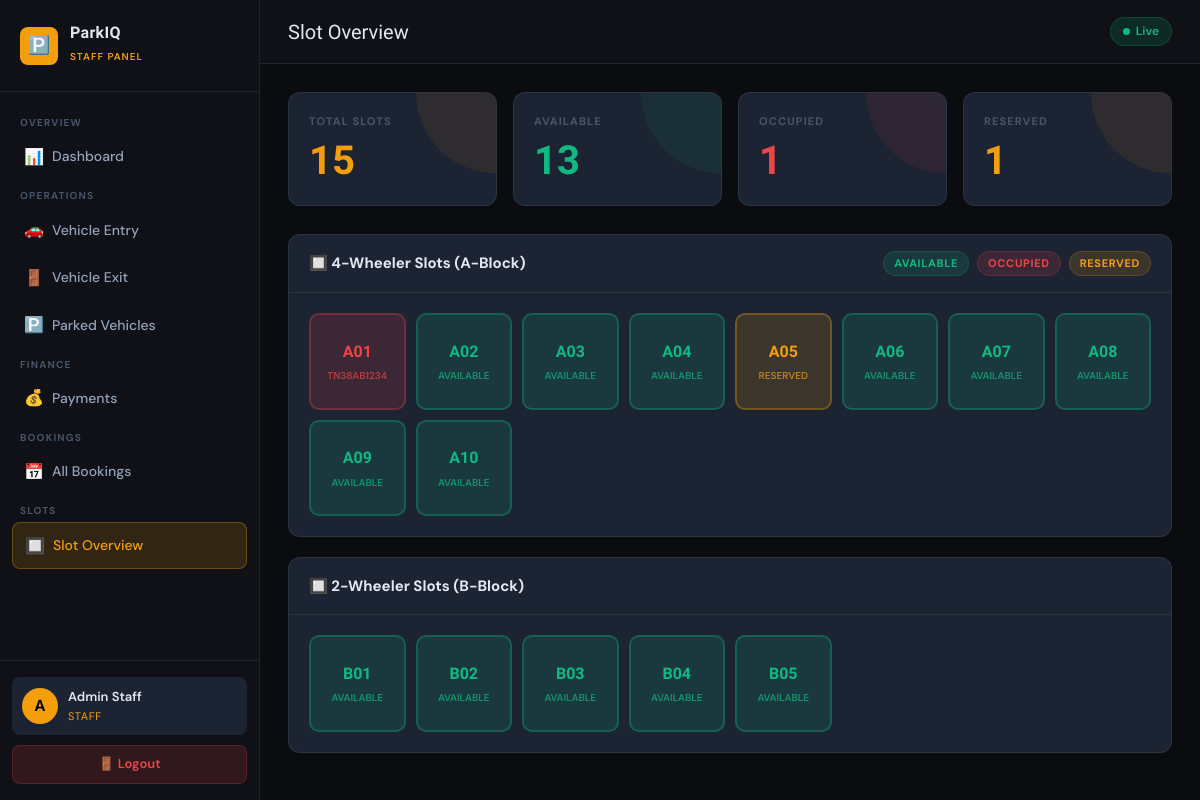
/staff/slots.php (signed in), run on the app's committed database.
### tables this page shows
CREATE TABLE IF NOT EXISTS vehicles (
    id INT AUTO_INCREMENT PRIMARY KEY,
    user_id INT,
    vehicle_number VARCHAR(20) NOT NULL,
    vehicle_type ENUM('2W','4W') DEFAULT '4W',
    owner_name VARCHAR(100),
    slot_id INT,
    entry_time DATETIME,
    exit_time DATETIME,
    status ENUM('parked','exited') DEFAULT 'parked',
    created_at TIMESTAMP DEFAULT CURRENT_TIMESTAMP,
    updated_at TIMESTAMP DEFAULT CURRENT_TIMESTAMP ON UPDATE CURRENT_TIMESTAMP,
    FOREIGN KEY (user_id) REFERENCES users(id) ON DELETE SET NULL,
    FOREIGN KEY (slot_id) REFERENCES parking_slots(id) ON DELETE SET NULL
);

CREATE TABLE IF NOT EXISTS parking_slots (
    id INT AUTO_INCREMENT PRIMARY KEY,
    slot_number VARCHAR(10) NOT NULL UNIQUE,
    slot_type ENUM('2W','4W') DEFAULT '4W',
    status ENUM('available','occupied','reserved') DEFAULT 'available',
    created_at TIMESTAMP DEFAULT CURRENT_TIMESTAMP,
    updated_at TIMESTAMP DEFAULT CURRENT_TIMESTAMP ON UPDATE CURRENT_TIMESTAMP
);

### staff/slots.php (the view, shortened to what this page needs)
<?php
require_once '../includes/config.php';
$slots = $conn->query("SELECT ps.*, v.vehicle_number, v.entry_time FROM parking_slots ps LEFT JOIN vehicles v ON v.slot_id=ps.id AND v.status='parked' ORDER BY ps.slot_type, ps.slot_number");
$all = [];
while ($r = $slots->fetch_assoc()) $all[] = $r;
$total = count($all);
$avail = count(array_filter($all, fn($s) => $s['status']==='available'));
$occup = count(array_filter($all, fn($s) => $s['status']==='occupied'));
$resvd = count(array_filter($all, fn($s) => $s['status']==='reserved'));
?>
<!DOCTYPE html>
<html lang="en">
<head>
<link rel="stylesheet" href="../css/style.css">
</head>
<body>
<div class="dashboard-wrapper">
  <?php include '../includes/staff_sidebar.php'; ?>
  <div class="main-content">
    <div class="topbar">
      <div class="flex items-center gap-3">
        <span class="topbar-title">Slot Overview</span>
      </div>
      <div class="topbar-right"><div class="live-badge"><div class="live-dot"></div>Live</div></div>
    </div>
    <div class="page-content">
      <div class="stats-grid fade-in">
        <div class="stat-card amber"><div class="stat-label">Total Slots</div><div class="stat-value"><?= $total ?></div></div>
        <div class="stat-card green"><div class="stat-label">Available</div><div class="stat-value"><?= $avail ?></div></div>
        <div class="stat-card red"><div class="stat-label">Occupied</div><div class="stat-value"><?= $occup ?></div></div>
        <div class="stat-card amber"><div class="stat-label">Reserved</div><div class="stat-value"><?= $resvd ?></div></div>
      </div>
      <div class="card fade-in">
        <div class="card-header">
          <span class="card-title">🔲 4-Wheeler Slots (A-Block)</span>
          <div class="flex gap-2" style="font-size:12px">
            <span class="badge badge-green">Available</span>
            <span class="badge badge-red">Occupied</span>
            <span class="badge badge-yellow">Reserved</span>
          </div>
        </div>
        <div class="card-body">
          <div class="slots-grid">
            <?php foreach ($all as $s): if ($s['slot_type'] !== '4W') continue; ?>
            <div class="slot-box slot-<?= $s['status'] ?>" title="<?= $s['vehicle_number'] ? $s['vehicle_number'] : $s['status'] ?>">
              <?= $s['slot_number'] ?>
              <span class="slot-type"><?= $s['vehicle_number'] ?: strtoupper($s['status']) ?></span>
            </div>
            <?php endforeach; ?>
          </div>
        </div>
      </div>
      <div class="card fade-in">
        <div class="card-header">
          <span class="card-title">🔲 2-Wheeler Slots (B-Block)</span>
        </div>
        <div class="card-body">
          <div class="slots-grid">
            <?php foreach ($all as $s): if ($s['slot_type'] !== '2W') continue; ?>
            <div class="slot-box slot-<?= $s['status'] ?>" title="<?= $s['vehicle_number'] ?: $s['status'] ?>">
              <?= $s['slot_number'] ?>
              <span class="slot-type"><?= $s['vehicle_number'] ?: strtoupper($s['status']) ?></span>
            </div>
            <?php endforeach; ?>
          </div>
        </div>
      </div>
    </div>
  </div>
</div>
</body>
</html>

### data on the page
vehicles: slot.slot_number "A01", vehicle_number "TN38AB1234"
parking_slots: slot_number "A02", status "AVAILABLE"
parking_slots: slot_number "A03", status "AVAILABLE"
parking_slots: slot_number "A04", status "AVAILABLE"
parking_slots: slot_number "A05", status "RESERVED"
parking_slots: slot_number "A06", status "AVAILABLE"
parking_slots: slot_number "A07", status "AVAILABLE"
parking_slots: slot_number "A08", status "AVAILABLE"
parking_slots: slot_number "A09", status "AVAILABLE"
parking_slots: slot_number "A10", status "AVAILABLE"
parking_slots: slot_number "B01", status "AVAILABLE"
parking_slots: slot_number "B02", status "AVAILABLE"
parking_slots: slot_number "B03", status "AVAILABLE"
parking_slots: slot_number "B04", status "AVAILABLE"
parking_slots: slot_number "B05", status "AVAILABLE"

### other printed values
$initial "A"
$name "Admin Staff"
$total "15"
$avail "13"
$occup "1"
$resvd "1"
